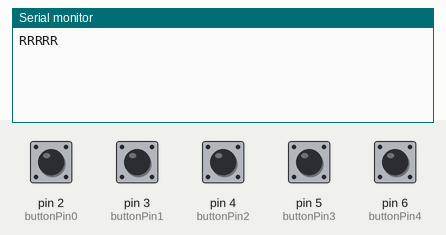
A sketch run on a simulated Arduino Uno, built with avr-gcc and run on an emulated ATmega328P. On the bench: the last lines printed to the serial monitor. The test bench sets the inputs (shaded band); at power-on: pin 2 (buttonPin0), pin 3 (buttonPin1), pin 4 (buttonPin2), pin 5 (buttonPin3), pin 6 (buttonPin4) HIGH.

Above: at 1.2 s.
1.3 s: pin 2 (buttonPin0) pulled LOW for 0.15 s
At 1.9 s:
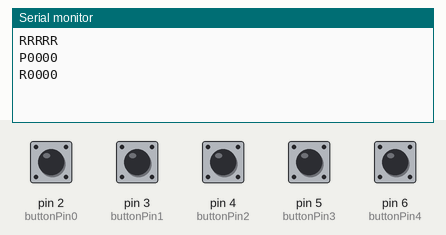
2.9 s: pin 3 (buttonPin1) pulled LOW for 0.15 s
At 3.04 s:
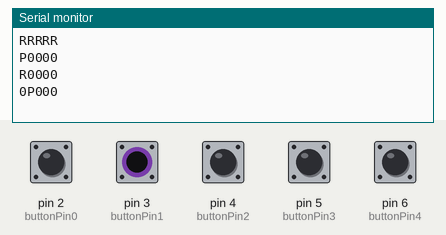
4.5 s: pin 4 (buttonPin2) pulled LOW for 0.15 s
At 5.5 s:
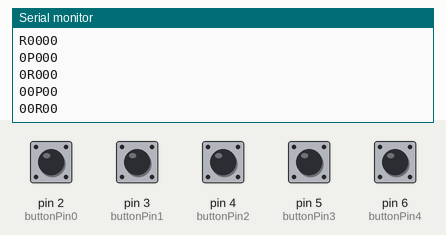
6.1 s: pin 5 (buttonPin3) pulled LOW for 0.15 s
At 6.8 s:
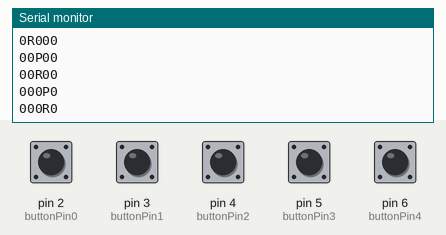
7.7 s: pin 6 (buttonPin4) pulled LOW for 0.15 s
At 9.0 s:
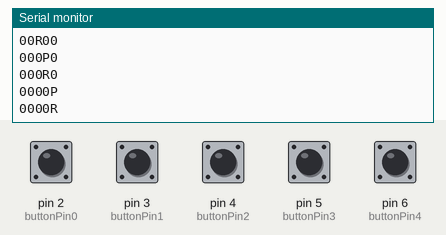
9.3 s: pin 2 (buttonPin0) driven LOW and pin 3 (buttonPin1) driven LOW
At 9.6 s:
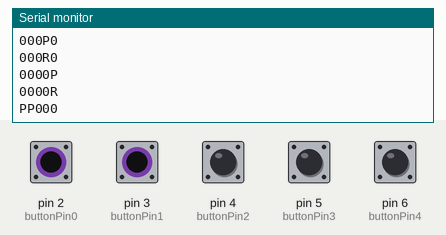

The sketch:

cygun_328P.ino
```cpp
unsigned long serialSpeed = 9600;
unsigned long debounceDelay = 10;    // the debounce time; increase if the output flickers
String arduIDname = "Lightgun_Arduino_1";

// constants won't change. They're used here to set pin numbers:
const int buttonPin0 = 2;  // the number of the pushbutton pin
const int buttonPin1 = 3;
const int buttonPin2 = 4;
const int buttonPin3 = 5;
const int buttonPin4 = 6;

// Variables will change:
int ledState = HIGH;        // the current state of the output pin
int buttonState0;            // the current reading from the input pin
int buttonState1;
int buttonState2;
int buttonState3;
int buttonState4;
int lastButtonState0 = LOW;  // the previous reading from the input pin
int lastButtonState1 = LOW;
int lastButtonState2 = LOW;
int lastButtonState3 = LOW;
int lastButtonState4 = LOW;

// the following variables are unsigned longs because the time, measured in
// milliseconds, will quickly become a bigger number than can be stored in an int.
unsigned long lastDebounceTime0 = 0;  // the last time the output pin was toggled
unsigned long lastDebounceTime1 = 0;
unsigned long lastDebounceTime2 = 0;
unsigned long lastDebounceTime3 = 0;
unsigned long lastDebounceTime4 = 0;


String inputString = "";      // a String to hold incoming data
String getidcommand = "get ID";  // Vorgabesatz

void setup() {
  Serial.begin(serialSpeed);

  pinMode(buttonPin0, INPUT_PULLUP);
  pinMode(buttonPin1, INPUT_PULLUP);
  pinMode(buttonPin2, INPUT_PULLUP);
  pinMode(buttonPin3, INPUT_PULLUP);
  pinMode(buttonPin4, INPUT_PULLUP);

}

void loop() {
  // read the state of the switch into a local variable:
  int reading0 = digitalRead(buttonPin0);
  int reading1 = digitalRead(buttonPin1);
  int reading2 = digitalRead(buttonPin2);
  int reading3 = digitalRead(buttonPin3);
  int reading4 = digitalRead(buttonPin4);

  // If the switch changed, due to noise or pressing:
  if (reading0 != lastButtonState0) {
    // reset the debouncing timer
    lastDebounceTime0 = millis();
  }
  if (reading1 != lastButtonState1) {
    // reset the debouncing timer
    lastDebounceTime1 = millis();
  }
  if (reading2 != lastButtonState2) {
    // reset the debouncing timer
    lastDebounceTime2 = millis();
  }
  if (reading3 != lastButtonState3) {
    // reset the debouncing timer
    lastDebounceTime3 = millis();
  }
  if (reading4 != lastButtonState4) {
    // reset the debouncing timer
    lastDebounceTime4 = millis();
  }

  char buttonpressed[] = "00000";
  int length = sizeof(buttonpressed) / sizeof(buttonpressed[0]);

  if ((millis() - lastDebounceTime0) > debounceDelay) {
    if (reading0 != buttonState0) {
      buttonState0 = reading0;
      if (buttonState0 == HIGH) {
        buttonpressed[0] = 'R';
      } else {
        buttonpressed[0] = 'P';
      }
    }
  }

  if ((millis() - lastDebounceTime1) > debounceDelay) {
    if (reading1 != buttonState1) {
      buttonState1 = reading1;
      if (buttonState1 == HIGH) {
        buttonpressed[1] = 'R';
      } else {
        buttonpressed[1] = 'P';
      }
    }
  }

    if ((millis() - lastDebounceTime2) > debounceDelay) {
    if (reading2 != buttonState2) {
      buttonState2 = reading2;
      if (buttonState2 == HIGH) {
        buttonpressed[2] = 'R';
      } else {
        buttonpressed[2] = 'P';
      }
    }
  }

    if ((millis() - lastDebounceTime3) > debounceDelay) {
    if (reading3 != buttonState3) {
      buttonState3 = reading3;
      if (buttonState3 == HIGH) {
        buttonpressed[3] = 'R';
      } else {
        buttonpressed[3] = 'P';
      }
    }
  }

    if ((millis() - lastDebounceTime4) > debounceDelay) {
    if (reading4 != buttonState4) {
      buttonState4 = reading4;
      if (buttonState4 == HIGH) {
        buttonpressed[4] = 'R';
      } else {
        buttonpressed[4] = 'P';
      }
    }
  }

  // save the reading. Next time through the loop, it'll be the lastButtonState:
  lastButtonState0 = reading0;
  lastButtonState1 = reading1;
  lastButtonState2 = reading2;
  lastButtonState3 = reading3;
  lastButtonState4 = reading4;

  // If there is a state change > report it
  if (!strcmp(buttonpressed, "00000") == 0) {
    Serial.println(buttonpressed);
  }

  if (Serial.available() > 0) {  // Prüfen, ob Daten empfangen wurden
    char zeichen = Serial.read();  // Einzelnes Zeichen einlesen
    if (zeichen == '\n') {  // Prüfen, ob die Eingabe abgeschlossen ist
      if (inputString.equals(getidcommand)) {  // Eingabe mit Vorgabe vergleichen
        Serial.println(arduIDname);  // Antwort senden
      }
      inputString = "";  // Eingabe zurücksetzen
    } else {
      inputString += zeichen;  // Zeichen zur Eingabe hinzufügen
    }
  }
}
```

Measured:
- after the input at 1.3 s, the serial monitor: prints a new line at once (image 1)
- after the input at 2.9 s, the serial monitor: prints a new line at once (image 2)
- after the input at 4.5 s, the serial monitor: prints a new line at once (image 3)
- after the input at 6.1 s, the serial monitor: prints a new line at once (image 4)
- after the input at 7.7 s, the serial monitor: prints a new line at once (image 5)
- after the input at 9.3 s, the serial monitor: prints a new line at once (image 6)
